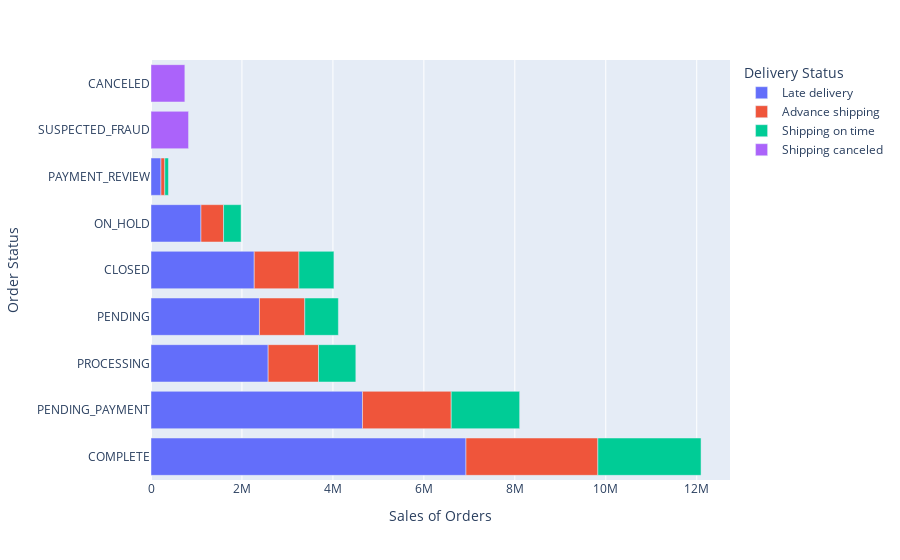

Notebook code for this chart:
### Code cell
#Product and deliveray status
df_sales_pd=supply_data_f.groupby([ 'Order Status', 'Delivery Status'])['Sales'].sum().reset_index(name='Sales of Orders').sort_values(by= 'Sales of Orders', ascending= False)
px.bar(df_sales_pd, x='Sales of Orders',y = 'Order Status',color ='Delivery Status')

### Figure 1 — Plotly figure (JSON) as saved in the notebook; plotly's stock layout.template omitted (floating-point values rounded to 4 significant figures)
{"data": [{"alignmentgroup": "True", "hovertemplate": "Delivery Status=Late delivery<br>Sales of Orders=%{x}<br>Order Status=%{y}<extra></extra>", "legendgroup": "Late delivery", "marker": {"color": "#636efa", "pattern": {"shape": ""}}, "name": "Late delivery", "offsetgroup": "Late delivery", "orientation": "h", "showlegend": true, "textposition": "auto", "type": "bar", "x": [6926000.0, 4651000.0, 2576000.0, 2385000.0, 2270000.0, 1099000.0, 219400.0], "xaxis": "x", "y": ["COMPLETE", "PENDING_PAYMENT", "PROCESSING", "PENDING", "CLOSED", "ON_HOLD", "PAYMENT_REVIEW"], "yaxis": "y"}, {"alignmentgroup": "True", "hovertemplate": "Delivery Status=Advance shipping<br>Sales of Orders=%{x}<br>Order Status=%{y}<extra></extra>", "legendgroup": "Advance shipping", "marker": {"color": "#EF553B", "pattern": {"shape": ""}}, "name": "Advance shipping", "offsetgroup": "Advance shipping", "orientation": "h", "showlegend": true, "textposition": "auto", "type": "bar", "x": [2900000.0, 1951000.0, 1107000.0, 996500.0, 982500.0, 496600.0, 84050.0], "xaxis": "x", "y": ["COMPLETE", "PENDING_PAYMENT", "PROCESSING", "PENDING", "CLOSED", "ON_HOLD", "PAYMENT_REVIEW"], "yaxis": "y"}, {"alignmentgroup": "True", "hovertemplate": "Delivery Status=Shipping on time<br>Sales of Orders=%{x}<br>Order Status=%{y}<extra></extra>", "legendgroup": "Shipping on time", "marker": {"color": "#00cc96", "pattern": {"shape": ""}}, "name": "Shipping on time", "offsetgroup": "Shipping on time", "orientation": "h", "showlegend": true, "textposition": "auto", "type": "bar", "x": [2269000.0, 1505000.0, 820200.0, 769800.0, 739200.0, 386100.0, 80210.0], "xaxis": "x", "y": ["COMPLETE", "PENDING_PAYMENT", "PROCESSING", "CLOSED", "PENDING", "ON_HOLD", "PAYMENT_REVIEW"], "yaxis": "y"}, {"alignmentgroup": "True", "hovertemplate": "Delivery Status=Shipping canceled<br>Sales of Orders=%{x}<br>Order Status=%{y}<extra></extra>", "legendgroup": "Shipping canceled", "marker": {"color": "#ab63fa", "pattern": {"shape": ""}}, "name": "Shipping canceled", "offsetgroup": "Shipping canceled", "orientation": "h", "showlegend": true, "textposition": "auto", "type": "bar", "x": [825900.0, 744400.0], "xaxis": "x", "y": ["SUSPECTED_FRAUD", "CANCELED"], "yaxis": "y"}], "layout": {"barmode": "relative", "legend": {"title": {"text": "Delivery Status"}, "tracegroupgap": 0}, "margin": {"t": 60}, "xaxis": {"anchor": "y", "domain": [0, 1], "title": {"text": "Sales of Orders"}}, "yaxis": {"anchor": "x", "domain": [0, 1], "title": {"text": "Order Status"}}}}
